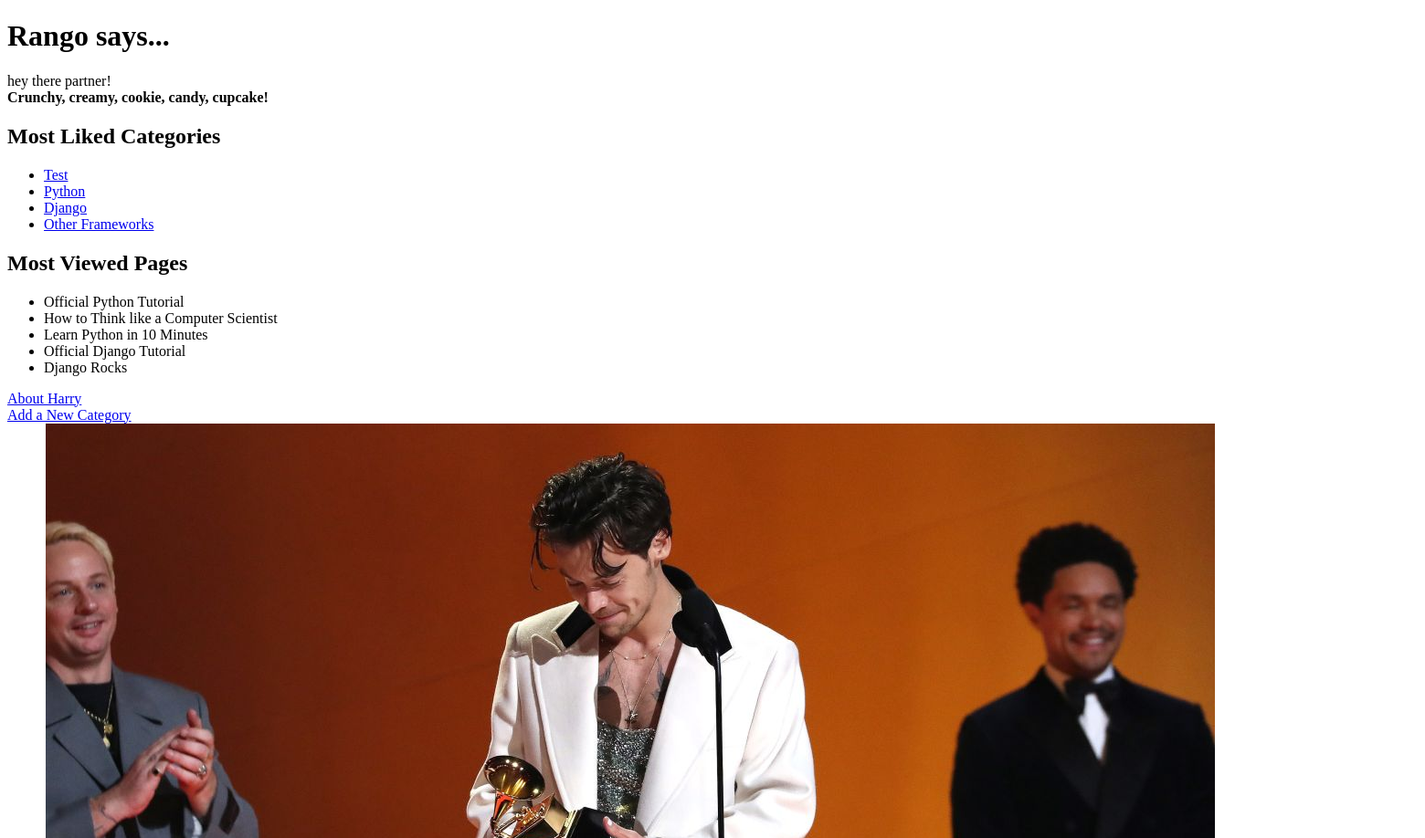
The app's page / (upper part), older data.
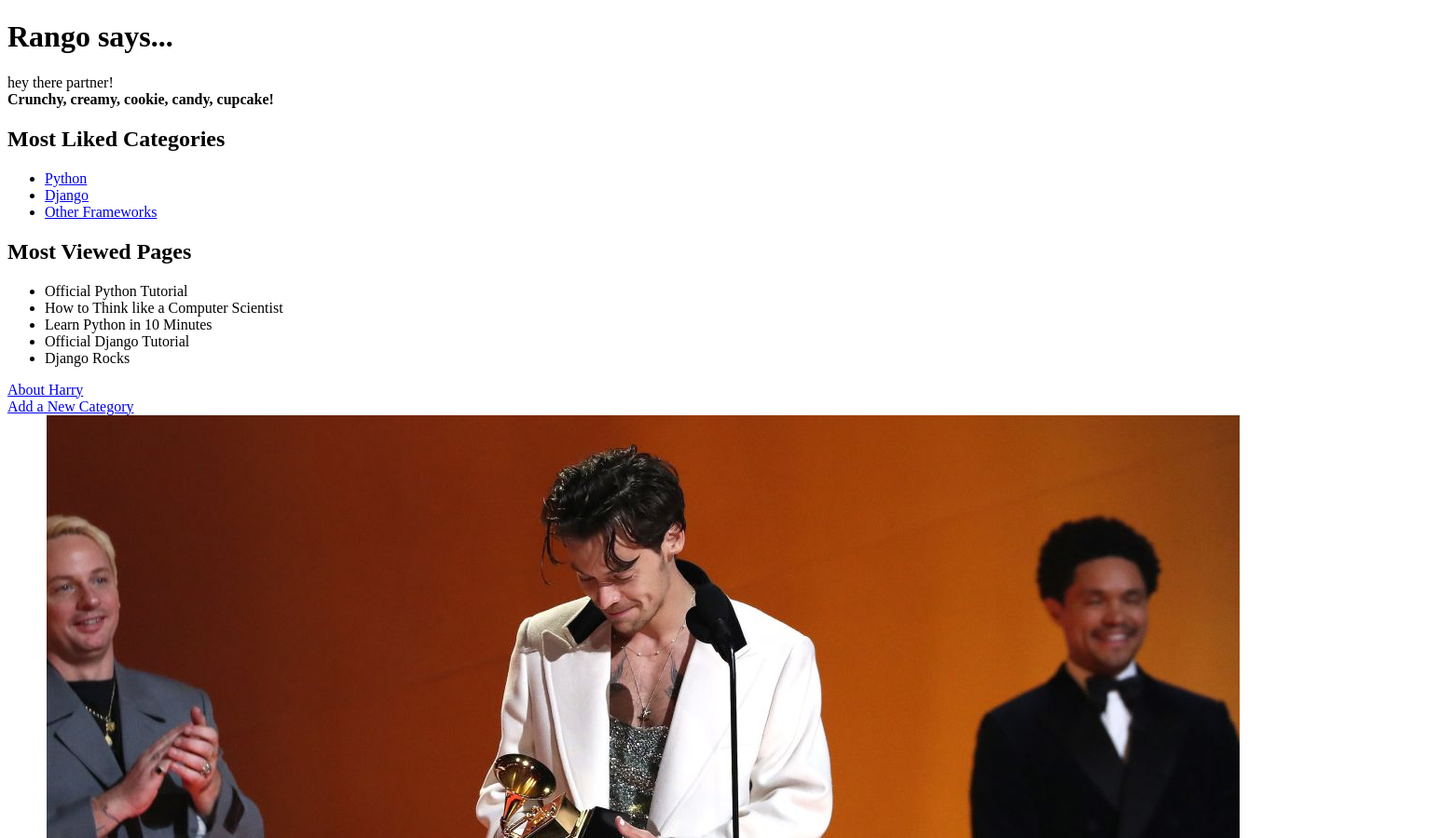
The same page, newer data.
### rango/models.py (models this page shows, shortened)
class Category(models.Model):
    name = models.CharField(max_length=128, unique=True)
    views = models.IntegerField(default=0)
    likes = models.IntegerField(default=0)
    slug = models.SlugField(unique=True)
    class Meta:
        verbose_name_plural = 'categories'

class Page(models.Model):
    category = models.ForeignKey(Category, on_delete=models.CASCADE)
    title = models.CharField(max_length=128)
    url = models.URLField()
    views = models.IntegerField(default=0)

### rango/views.py (the view)
# urls.py: path('', views.index, name='index'),
def index(request):
    category_list = Category.objects.order_by('-likes')[:5]
    page_list = Page.objects.order_by('-views')[:5]
    context_dict = {}
    context_dict['boldmessage'] = 'Crunchy, creamy, cookie, candy, cupcake!'
    context_dict['categories'] = category_list
    context_dict['pages'] = page_list
    return render(request, 'rango/index.html', context=context_dict)

### templates/rango/index.html (shortened to what this page needs)
<!DOCTYPE html>
{% load staticfiles %}
<html>
    <head>
    </head>
    <body>
        <h1>Rango says...</h1>
        <div>
            hey there partner! <br />
            <strong>{{ boldmessage }}</strong><br />
        </div>
        <div>
        <h2>Most Liked Categories</h2>
        {% if categories %}
            <ul>
            {% for category in categories %}
                <li>
                    <a href="/rango/category/{{ category.slug }}/">{{ category.name }}</a>
                </li>
            {% endfor %}
            </ul>
        {% else %}
            <strong>There are no categories present.</strong>
        {% endif %}
        </div>
        <div>
            <h2>Most Viewed Pages</h2>
            {% if pages %}
            <ul>
                {% for page in pages %}
                <li>{{page.title}}</li>
                {% endfor %}
            </ul>
            {% else %}
                <strong> There are no pages present.</strong>
            {% endif %}
        </div>
        <div>
            <a href="/rango/about/">About Harry</a><br />
            <a href="/rango/add_category/">Add a New Category</a><br />
            <img  /> harry <img src="{% static 'images/hs.jpg' %}" alt="Picture of a HS."/>
        </div>
    </body>
</html>

Row changes from the older to the newer data that the page shows:
removed Category: name "Test"
